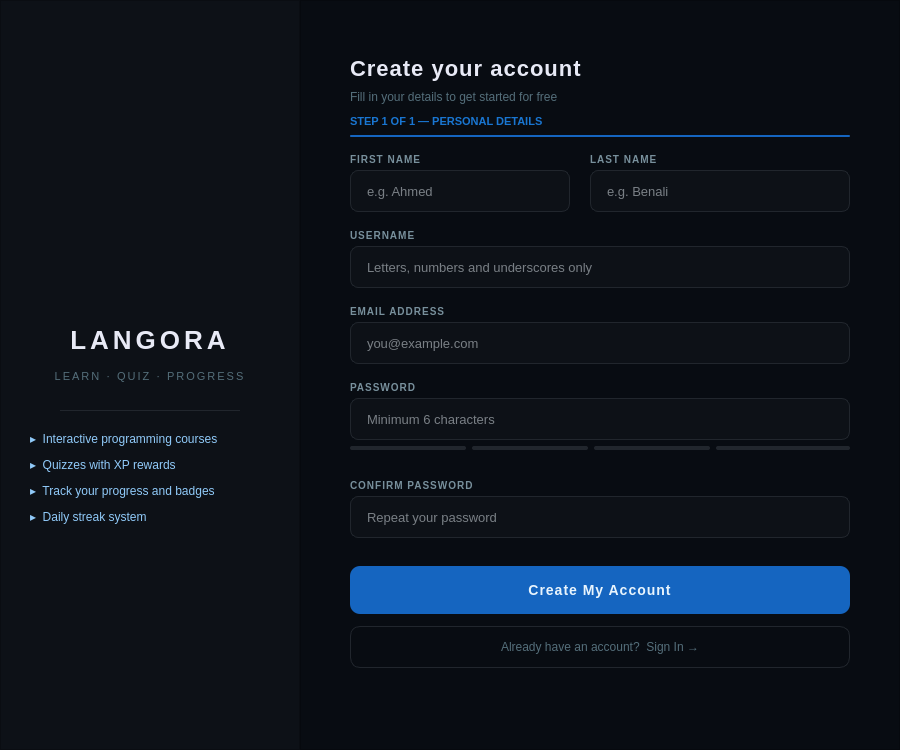
<?xml version="1.0" encoding="UTF-8"?>
<ui version="4.0">
 <class>registerwindow</class>
 <widget class="QWidget" name="registerwindow">
  <property name="geometry">
   <rect><x>0</x><y>0</y><width>900</width><height>750</height></rect>
  </property>
  <property name="windowTitle">
   <string>Langora — Create Account</string>
  </property>
  <property name="styleSheet">
   <string notr="true">
QWidget#registerwindow {
    background-color: #080c12;
}
   </string>
  </property>

  <!-- LEFT PANEL — branding side -->
  <widget class="QFrame" name="panel_left">
   <property name="geometry">
    <rect><x>0</x><y>0</y><width>300</width><height>750</height></rect>
   </property>
   <property name="styleSheet">
    <string notr="true">
QFrame#panel_left {
    background-color: #0d1117;
    border-right: 1px solid #21262d;
}
    </string>
   </property>
   <property name="frameShape">
    <enum>QFrame::Shape::StyledPanel</enum>
   </property>

   <!-- Logo image -->
   <widget class="QLabel" name="label_logo">
    <property name="geometry">
     <rect><x>90</x><y>180</y><width>120</width><height>120</height></rect>
    </property>
    <property name="styleSheet">
     <string notr="true">
QLabel {
    background: transparent;
    border-radius: 24px;
}
     </string>
    </property>
    <property name="text"><string/></property>
    <property name="pixmap"><pixmap>logo.png</pixmap></property>
    <property name="scaledContents"><bool>true</bool></property>
    <property name="alignment">
     <set>Qt::AlignmentFlag::AlignCenter</set>
    </property>
   </widget>

   <!-- App name -->
   <widget class="QLabel" name="label_appname">
    <property name="geometry">
     <rect><x>20</x><y>320</y><width>260</width><height>40</height></rect>
    </property>
    <property name="styleSheet">
     <string notr="true">
QLabel {
    color: #e8eaf6;
    font-size: 26px;
    font-weight: bold;
    letter-spacing: 4px;
    background: transparent;
}
     </string>
    </property>
    <property name="text"><string>LANGORA</string></property>
    <property name="alignment">
     <set>Qt::AlignmentFlag::AlignCenter</set>
    </property>
   </widget>

   <!-- Tagline -->
   <widget class="QLabel" name="label_tagline">
    <property name="geometry">
     <rect><x>20</x><y>366</y><width>260</width><height>20</height></rect>
    </property>
    <property name="styleSheet">
     <string notr="true">
QLabel {
    color: #546e7a;
    font-size: 11px;
    letter-spacing: 2px;
    background: transparent;
}
     </string>
    </property>
    <property name="text"><string>LEARN · QUIZ · PROGRESS</string></property>
    <property name="alignment">
     <set>Qt::AlignmentFlag::AlignCenter</set>
    </property>
   </widget>

   <!-- Divider line -->
   <widget class="QFrame" name="line_divider">
    <property name="geometry">
     <rect><x>60</x><y>410</y><width>180</width><height>1</height></rect>
    </property>
    <property name="styleSheet">
     <string notr="true">QFrame { background-color: #21262d; }</string>
    </property>
   </widget>

   <!-- Feature 1 -->
   <widget class="QLabel" name="label_feat1">
    <property name="geometry">
     <rect><x>30</x><y>430</y><width>240</width><height>16</height></rect>
    </property>
    <property name="styleSheet">
     <string notr="true">QLabel { color: #90caf9; font-size: 12px; background: transparent; }</string>
    </property>
    <property name="text"><string>▸  Interactive programming courses</string></property>
   </widget>

   <!-- Feature 2 -->
   <widget class="QLabel" name="label_feat2">
    <property name="geometry">
     <rect><x>30</x><y>456</y><width>240</width><height>16</height></rect>
    </property>
    <property name="styleSheet">
     <string notr="true">QLabel { color: #90caf9; font-size: 12px; background: transparent; }</string>
    </property>
    <property name="text"><string>▸  Quizzes with XP rewards</string></property>
   </widget>

   <!-- Feature 3 -->
   <widget class="QLabel" name="label_feat3">
    <property name="geometry">
     <rect><x>30</x><y>482</y><width>240</width><height>16</height></rect>
    </property>
    <property name="styleSheet">
     <string notr="true">QLabel { color: #90caf9; font-size: 12px; background: transparent; }</string>
    </property>
    <property name="text"><string>▸  Track your progress and badges</string></property>
   </widget>

   <!-- Feature 4 -->
   <widget class="QLabel" name="label_feat4">
    <property name="geometry">
     <rect><x>30</x><y>508</y><width>240</width><height>16</height></rect>
    </property>
    <property name="styleSheet">
     <string notr="true">QLabel { color: #90caf9; font-size: 12px; background: transparent; }</string>
    </property>
    <property name="text"><string>▸  Daily streak system</string></property>
   </widget>

  </widget>

  <!-- RIGHT PANEL — form side -->
  <widget class="QFrame" name="panel_right">
   <property name="geometry">
    <rect><x>300</x><y>0</y><width>600</width><height>750</height></rect>
   </property>
   <property name="styleSheet">
    <string notr="true">
QFrame#panel_right {
    background-color: #080c12;
}
    </string>
   </property>
   <property name="frameShape">
    <enum>QFrame::Shape::StyledPanel</enum>
   </property>

   <!-- Title -->
   <widget class="QLabel" name="label_title">
    <property name="geometry">
     <rect><x>50</x><y>50</y><width>500</width><height>36</height></rect>
    </property>
    <property name="styleSheet">
     <string notr="true">
QLabel {
    color: #e8eaf6;
    font-size: 22px;
    font-weight: bold;
    letter-spacing: 1px;
    background: transparent;
}
     </string>
    </property>
    <property name="text"><string>Create your account</string></property>
   </widget>

   <!-- Subtitle -->
   <widget class="QLabel" name="label_sub">
    <property name="geometry">
     <rect><x>50</x><y>88</y><width>500</width><height>18</height></rect>
    </property>
    <property name="styleSheet">
     <string notr="true">QLabel { color: #546e7a; font-size: 12px; background: transparent; }</string>
    </property>
    <property name="text"><string>Fill in your details to get started for free</string></property>
   </widget>

   <!-- Step indicator -->
   <widget class="QLabel" name="label_step">
    <property name="geometry">
     <rect><x>50</x><y>114</y><width>500</width><height>14</height></rect>
    </property>
    <property name="styleSheet">
     <string notr="true">QLabel { color: #1976d2; font-size: 11px; font-weight: bold; background: transparent; }</string>
    </property>
    <property name="text"><string>STEP 1 OF 1 — PERSONAL DETAILS</string></property>
   </widget>

   <!-- Thin accent line -->
   <widget class="QFrame" name="line_accent">
    <property name="geometry">
     <rect><x>50</x><y>135</y><width>500</width><height>2</height></rect>
    </property>
    <property name="styleSheet">
     <string notr="true">QFrame { background-color: #1565c0; border-radius: 1px; }</string>
    </property>
   </widget>

   <!-- FIRST NAME label -->
   <widget class="QLabel" name="label_fn">
    <property name="geometry">
     <rect><x>50</x><y>152</y><width>220</width><height>14</height></rect>
    </property>
    <property name="styleSheet">
     <string notr="true">QLabel { color: #78909c; font-size: 10px; font-weight: bold; letter-spacing: 1px; background: transparent; }</string>
    </property>
    <property name="text"><string>FIRST NAME</string></property>
   </widget>

   <!-- FIRST NAME input -->
   <widget class="QLineEdit" name="lineEdit_firstName">
    <property name="geometry">
     <rect><x>50</x><y>170</y><width>220</width><height>42</height></rect>
    </property>
    <property name="styleSheet">
     <string notr="true">
QLineEdit {
    background: #0d1117;
    border: 1px solid #21262d;
    border-radius: 8px;
    padding: 0 14px;
    color: #e6edf3;
    font-size: 13px;
}
QLineEdit:focus { border: 1px solid #1976d2; }
     </string>
    </property>
    <property name="placeholderText"><string>e.g. Ahmed</string></property>
   </widget>

   <!-- LAST NAME label -->
   <widget class="QLabel" name="label_ln">
    <property name="geometry">
     <rect><x>290</x><y>152</y><width>260</width><height>14</height></rect>
    </property>
    <property name="styleSheet">
     <string notr="true">QLabel { color: #78909c; font-size: 10px; font-weight: bold; letter-spacing: 1px; background: transparent; }</string>
    </property>
    <property name="text"><string>LAST NAME</string></property>
   </widget>

   <!-- LAST NAME input -->
   <widget class="QLineEdit" name="lineEdit_lastName">
    <property name="geometry">
     <rect><x>290</x><y>170</y><width>260</width><height>42</height></rect>
    </property>
    <property name="styleSheet">
     <string notr="true">
QLineEdit {
    background: #0d1117;
    border: 1px solid #21262d;
    border-radius: 8px;
    padding: 0 14px;
    color: #e6edf3;
    font-size: 13px;
}
QLineEdit:focus { border: 1px solid #1976d2; }
     </string>
    </property>
    <property name="placeholderText"><string>e.g. Benali</string></property>
   </widget>

   <!-- USERNAME label -->
   <widget class="QLabel" name="label_un">
    <property name="geometry">
     <rect><x>50</x><y>228</y><width>500</width><height>14</height></rect>
    </property>
    <property name="styleSheet">
     <string notr="true">QLabel { color: #78909c; font-size: 10px; font-weight: bold; letter-spacing: 1px; background: transparent; }</string>
    </property>
    <property name="text"><string>USERNAME</string></property>
   </widget>

   <!-- USERNAME input -->
   <widget class="QLineEdit" name="lineEdit_username">
    <property name="geometry">
     <rect><x>50</x><y>246</y><width>500</width><height>42</height></rect>
    </property>
    <property name="styleSheet">
     <string notr="true">
QLineEdit {
    background: #0d1117;
    border: 1px solid #21262d;
    border-radius: 8px;
    padding: 0 14px;
    color: #e6edf3;
    font-size: 13px;
}
QLineEdit:focus { border: 1px solid #1976d2; }
     </string>
    </property>
    <property name="placeholderText"><string>Letters, numbers and underscores only</string></property>
   </widget>

   <!-- EMAIL label -->
   <widget class="QLabel" name="label_em">
    <property name="geometry">
     <rect><x>50</x><y>304</y><width>500</width><height>14</height></rect>
    </property>
    <property name="styleSheet">
     <string notr="true">QLabel { color: #78909c; font-size: 10px; font-weight: bold; letter-spacing: 1px; background: transparent; }</string>
    </property>
    <property name="text"><string>EMAIL ADDRESS</string></property>
   </widget>

   <!-- EMAIL input -->
   <widget class="QLineEdit" name="lineEdit_email">
    <property name="geometry">
     <rect><x>50</x><y>322</y><width>500</width><height>42</height></rect>
    </property>
    <property name="styleSheet">
     <string notr="true">
QLineEdit {
    background: #0d1117;
    border: 1px solid #21262d;
    border-radius: 8px;
    padding: 0 14px;
    color: #e6edf3;
    font-size: 13px;
}
QLineEdit:focus { border: 1px solid #1976d2; }
     </string>
    </property>
    <property name="placeholderText"><string>you@example.com</string></property>
   </widget>

   <!-- PASSWORD label -->
   <widget class="QLabel" name="label_pw">
    <property name="geometry">
     <rect><x>50</x><y>380</y><width>500</width><height>14</height></rect>
    </property>
    <property name="styleSheet">
     <string notr="true">QLabel { color: #78909c; font-size: 10px; font-weight: bold; letter-spacing: 1px; background: transparent; }</string>
    </property>
    <property name="text"><string>PASSWORD</string></property>
   </widget>

   <!-- PASSWORD input -->
   <widget class="QLineEdit" name="lineEdit_password">
    <property name="geometry">
     <rect><x>50</x><y>398</y><width>500</width><height>42</height></rect>
    </property>
    <property name="styleSheet">
     <string notr="true">
QLineEdit {
    background: #0d1117;
    border: 1px solid #21262d;
    border-radius: 8px;
    padding: 0 14px;
    color: #e6edf3;
    font-size: 13px;
}
QLineEdit:focus { border: 1px solid #1976d2; }
     </string>
    </property>
    <property name="echoMode">
     <enum>QLineEdit::EchoMode::Password</enum>
    </property>
    <property name="placeholderText"><string>Minimum 6 characters</string></property>
   </widget>

   <!-- Strength bars -->
   <widget class="QFrame" name="frame_bar1">
    <property name="geometry"><rect><x>50</x><y>446</y><width>116</width><height>4</height></rect></property>
    <property name="styleSheet"><string notr="true">QFrame { background: #21262d; border-radius: 2px; }</string></property>
   </widget>
   <widget class="QFrame" name="frame_bar2">
    <property name="geometry"><rect><x>172</x><y>446</y><width>116</width><height>4</height></rect></property>
    <property name="styleSheet"><string notr="true">QFrame { background: #21262d; border-radius: 2px; }</string></property>
   </widget>
   <widget class="QFrame" name="frame_bar3">
    <property name="geometry"><rect><x>294</x><y>446</y><width>116</width><height>4</height></rect></property>
    <property name="styleSheet"><string notr="true">QFrame { background: #21262d; border-radius: 2px; }</string></property>
   </widget>
   <widget class="QFrame" name="frame_bar4">
    <property name="geometry"><rect><x>416</x><y>446</y><width>134</width><height>4</height></rect></property>
    <property name="styleSheet"><string notr="true">QFrame { background: #21262d; border-radius: 2px; }</string></property>
   </widget>

   <!-- Strength text -->
   <widget class="QLabel" name="label_strength">
    <property name="geometry"><rect><x>50</x><y>455</y><width>500</width><height>14</height></rect></property>
    <property name="styleSheet"><string notr="true">QLabel { font-size: 11px; background: transparent; }</string></property>
    <property name="text"><string/></property>
   </widget>

   <!-- CONFIRM PASSWORD label -->
   <widget class="QLabel" name="label_cp">
    <property name="geometry">
     <rect><x>50</x><y>478</y><width>500</width><height>14</height></rect>
    </property>
    <property name="styleSheet">
     <string notr="true">QLabel { color: #78909c; font-size: 10px; font-weight: bold; letter-spacing: 1px; background: transparent; }</string>
    </property>
    <property name="text"><string>CONFIRM PASSWORD</string></property>
   </widget>

   <!-- CONFIRM PASSWORD input -->
   <widget class="QLineEdit" name="lineEdit_confirmPassword">
    <property name="geometry">
     <rect><x>50</x><y>496</y><width>500</width><height>42</height></rect>
    </property>
    <property name="styleSheet">
     <string notr="true">
QLineEdit {
    background: #0d1117;
    border: 1px solid #21262d;
    border-radius: 8px;
    padding: 0 14px;
    color: #e6edf3;
    font-size: 13px;
}
QLineEdit:focus { border: 1px solid #1976d2; }
     </string>
    </property>
    <property name="echoMode">
     <enum>QLineEdit::EchoMode::Password</enum>
    </property>
    <property name="placeholderText"><string>Repeat your password</string></property>
   </widget>

   <!-- Match label -->
   <widget class="QLabel" name="label_confirmMatch">
    <property name="geometry"><rect><x>50</x><y>542</y><width>500</width><height>14</height></rect></property>
    <property name="styleSheet"><string notr="true">QLabel { background: transparent; font-size: 11px; }</string></property>
    <property name="text"><string/></property>
   </widget>

   <!-- CREATE ACCOUNT button -->
   <widget class="QPushButton" name="pushButton_register">
    <property name="geometry">
     <rect><x>50</x><y>566</y><width>500</width><height>48</height></rect>
    </property>
    <property name="styleSheet">
     <string notr="true">
QPushButton {
    background: #1565c0;
    color: #e8f4fd;
    border: none;
    border-radius: 10px;
    font-size: 14px;
    font-weight: bold;
    letter-spacing: 1px;
}
QPushButton:hover { background: #1976d2; }
QPushButton:pressed { background: #0d47a1; }
     </string>
    </property>
    <property name="text"><string>Create My Account</string></property>
   </widget>

   <!-- BACK button -->
   <widget class="QPushButton" name="pushButton_back">
    <property name="geometry">
     <rect><x>50</x><y>626</y><width>500</width><height>42</height></rect>
    </property>
    <property name="styleSheet">
     <string notr="true">
QPushButton {
    background: transparent;
    color: #546e7a;
    border: 1px solid #21262d;
    border-radius: 10px;
    font-size: 12px;
}
QPushButton:hover {
    color: #90caf9;
    border-color: #1565c0;
    background: #0d1a2d;
}
     </string>
    </property>
    <property name="text"><string>Already have an account?  Sign In →</string></property>
   </widget>

  </widget>
 </widget>
 <resources/>
 <connections/>
</ui>
